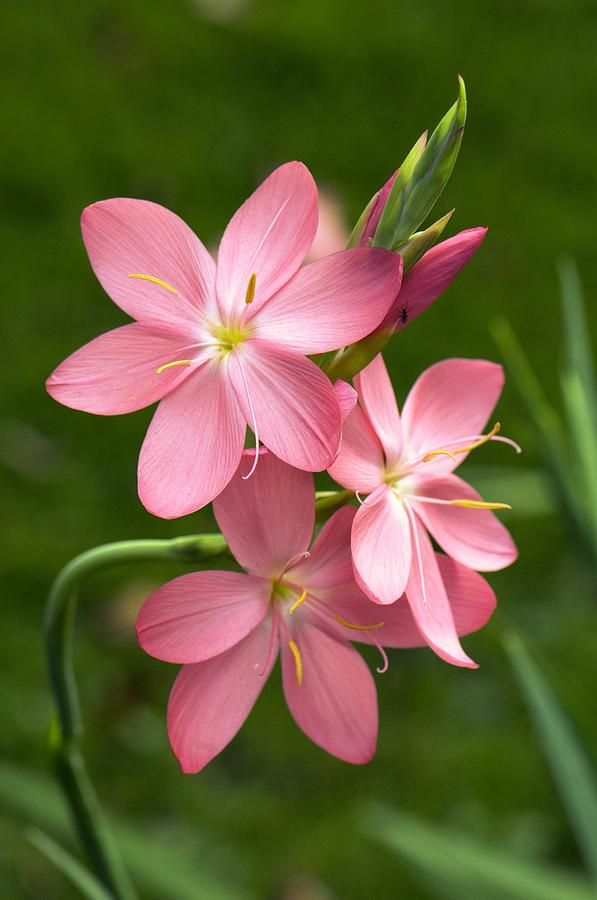
#> input picture Day58/img1.jpg, 597 x 900 px
$ jupyter execute image_format.ipynb
#> lines starting #> are read from the running program, lines starting #| are printed output that depends on the picture
[cell 1]
import cv2
import matplotlib.pyplot as plt

# Load an image using OpenCV
image_path = "img1.jpg"
image_cv2 = cv2.imread(image_path)
#> image_cv2 is the input picture: shape (900, 597, 3); mean B, G, R 56.5, 94.9, 104.3

# Convert the image from BGR to RGB
image_cv2_rgb = cv2.cvtColor(image_cv2, cv2.COLOR_BGR2RGB)

# Display the image
plt.imshow(image_cv2)
plt.title('Image loaded with OpenCV')
plt.show()


from PIL import Image

# Load an image using PIL
image_pil = Image.open(image_path)

# Display the image
plt.imshow(image_pil)
plt.title('Image loaded with PIL')
plt.show()

import imageio

# Load an image using imageio
image_imageio = imageio.imread(image_path)

# Display the image
plt.imshow(image_imageio)
plt.title('Image loaded with imageio')
plt.show()

# PNG image path
image_path_png = "img3.png"
image_path_jpg = "img1.jpg"

# OpenCV
image_cv2_png = cv2.imread(image_path_png)
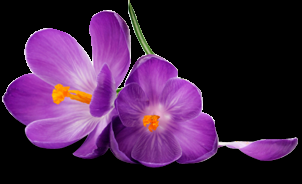
#> input picture Day58/img3.png, 302 x 184 px
#> image_cv2_png is the input picture: shape (184, 302, 3); mean B, G, R 68.2, 32.1, 64.9
image_cv2_png_rgb = cv2.cvtColor(image_cv2_png, cv2.COLOR_BGR2RGB)
plt.imshow(image_cv2_png_rgb)
plt.title('PNG loaded with OpenCV')
plt.show()

# PIL
image_pil_png = Image.open(image_path_png)
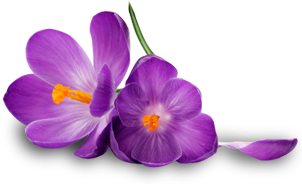
#> image_pil_png: PIL image 302x184 RGBA; mean R, G, B, A 64.9, 32.1, 68.2, 107.8; transparent parts drawn white
plt.imshow(image_cv2_png_rgb)
plt.title('PNG loaded with OpenCV')
plt.show()

# imageio
image_imageio_png = imageio.imread(image_path_png)
plt.imshow(image_cv2_png_rgb)
plt.title('PNG loaded with OpenCV')
plt.show()
